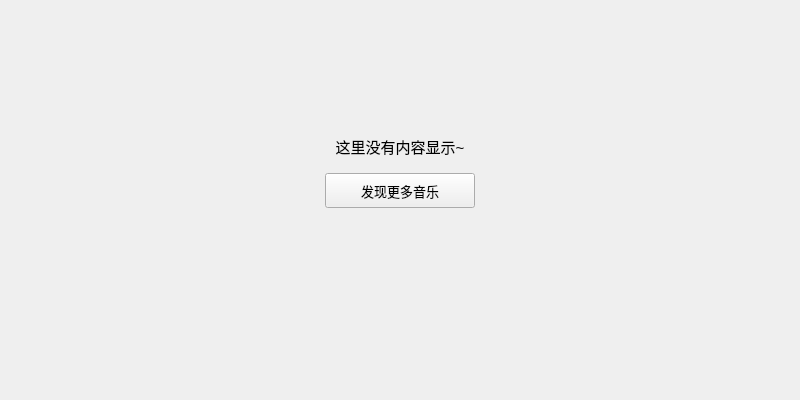
<?xml version="1.0" encoding="UTF-8"?>
<ui version="4.0">
 <class>RecentlySongList</class>
 <widget class="QWidget" name="RecentlySongList">
  <property name="geometry">
   <rect>
    <x>0</x>
    <y>0</y>
    <width>800</width>
    <height>400</height>
   </rect>
  </property>
  <property name="windowTitle">
   <string>RecentlySongList</string>
  </property>
  <layout class="QVBoxLayout" name="verticalLayout_2">
   <item>
    <widget class="QWidget" name="widget_3" native="true">
     <layout class="QVBoxLayout" name="verticalLayout" stretch="2,1,3">
      <item>
       <spacer name="verticalSpacer_2">
        <property name="orientation">
         <enum>Qt::Vertical</enum>
        </property>
        <property name="sizeHint" stdset="0">
         <size>
          <width>20</width>
          <height>40</height>
         </size>
        </property>
       </spacer>
      </item>
      <item>
       <layout class="QGridLayout" name="gridLayout">
        <property name="verticalSpacing">
         <number>15</number>
        </property>
        <item row="0" column="0">
         <spacer name="horizontalSpacer_8">
          <property name="orientation">
           <enum>Qt::Horizontal</enum>
          </property>
          <property name="sizeHint" stdset="0">
           <size>
            <width>40</width>
            <height>20</height>
           </size>
          </property>
         </spacer>
        </item>
        <item row="0" column="1">
         <widget class="QLabel" name="prompt_label">
          <property name="font">
           <font>
            <pointsize>11</pointsize>
           </font>
          </property>
          <property name="text">
           <string>这里没有内容显示~</string>
          </property>
          <property name="scaledContents">
           <bool>false</bool>
          </property>
          <property name="alignment">
           <set>Qt::AlignBottom|Qt::AlignHCenter</set>
          </property>
         </widget>
        </item>
        <item row="0" column="2">
         <spacer name="horizontalSpacer_9">
          <property name="orientation">
           <enum>Qt::Horizontal</enum>
          </property>
          <property name="sizeHint" stdset="0">
           <size>
            <width>40</width>
            <height>20</height>
           </size>
          </property>
         </spacer>
        </item>
        <item row="1" column="0">
         <spacer name="horizontalSpacer_11">
          <property name="orientation">
           <enum>Qt::Horizontal</enum>
          </property>
          <property name="sizeHint" stdset="0">
           <size>
            <width>40</width>
            <height>20</height>
           </size>
          </property>
         </spacer>
        </item>
        <item row="1" column="1">
         <widget class="QPushButton" name="search_pushButton">
          <property name="minimumSize">
           <size>
            <width>150</width>
            <height>35</height>
           </size>
          </property>
          <property name="maximumSize">
           <size>
            <width>150</width>
            <height>35</height>
           </size>
          </property>
          <property name="font">
           <font>
            <pointsize>10</pointsize>
           </font>
          </property>
          <property name="cursor">
           <cursorShape>PointingHandCursor</cursorShape>
          </property>
          <property name="text">
           <string>发现更多音乐</string>
          </property>
         </widget>
        </item>
        <item row="1" column="2">
         <spacer name="horizontalSpacer_10">
          <property name="orientation">
           <enum>Qt::Horizontal</enum>
          </property>
          <property name="sizeHint" stdset="0">
           <size>
            <width>40</width>
            <height>20</height>
           </size>
          </property>
         </spacer>
        </item>
       </layout>
      </item>
      <item>
       <spacer name="verticalSpacer">
        <property name="orientation">
         <enum>Qt::Vertical</enum>
        </property>
        <property name="sizeHint" stdset="0">
         <size>
          <width>20</width>
          <height>40</height>
         </size>
        </property>
       </spacer>
      </item>
     </layout>
    </widget>
   </item>
  </layout>
 </widget>
 <resources/>
 <connections/>
</ui>
